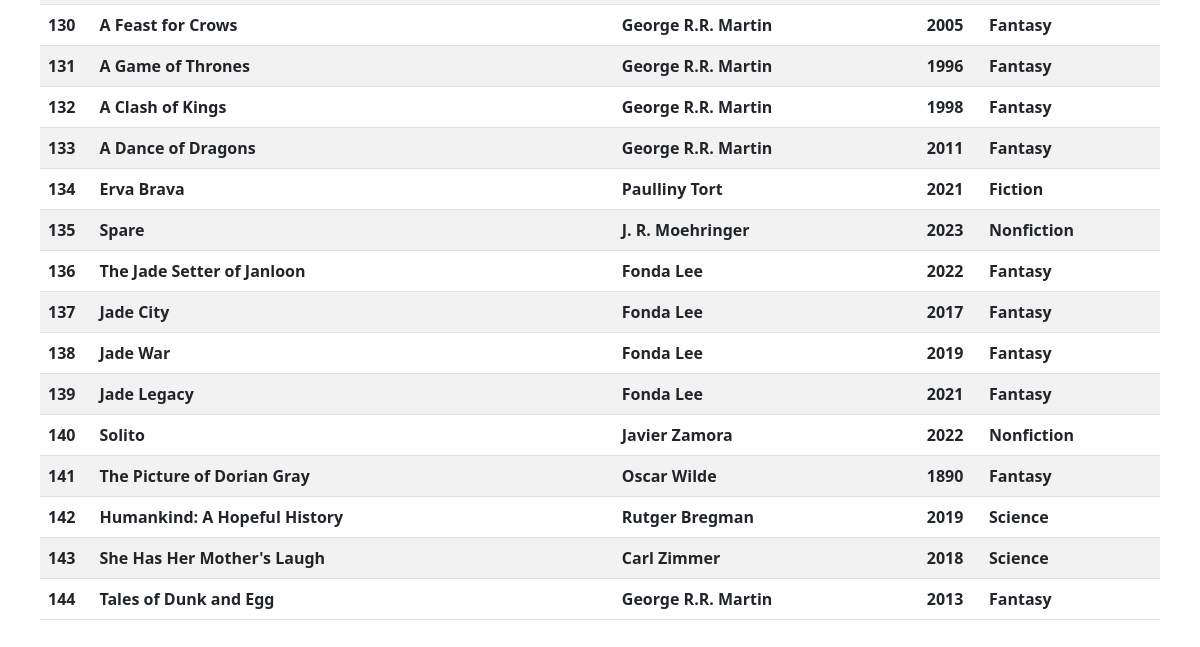
The page /add_book (lower part) on the database as committed earlier.
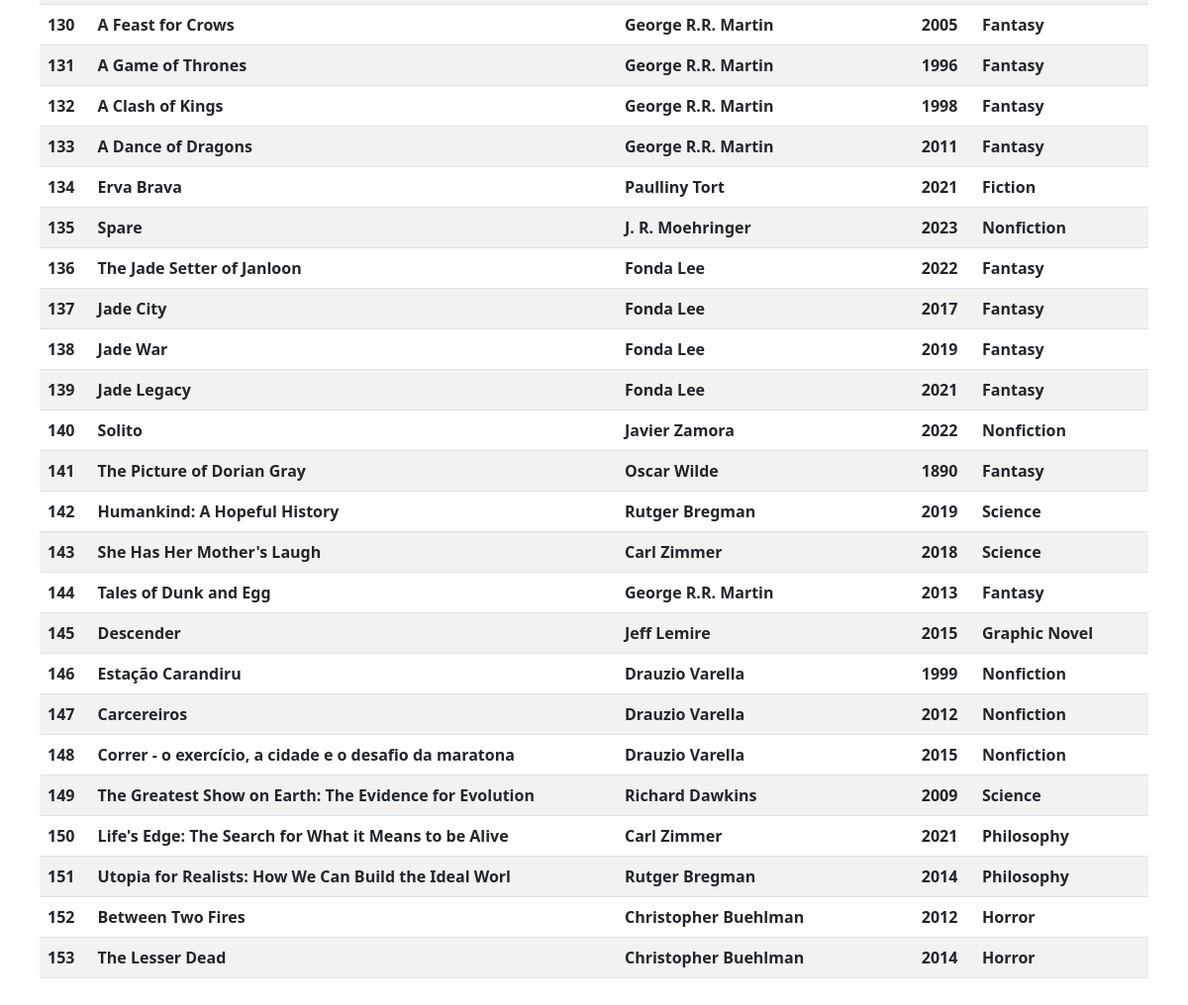
The same page on the database as committed later.
### tables this page shows
CREATE TABLE "books" (
"id" INTEGER PRIMARY KEY AUTOINCREMENT,
"titulo" TEXT NOT NULL,
"autor" TEXT,
"ano" INTEGER,
"genero" TEXT
);

### app.py (the view)
@app.route("/add_book",methods=['POST','GET'])
def add_book():
    if request.method=='POST':
        titulo=request.form['titulo']
        autor=request.form['autor']
        ano=request.form['ano']
        genero=request.form['genero']
        campos = ",".join(cols)
        qmarks = ",".join((['?'] * 4))
        execute_string = f"INSERT INTO books({campos}) values ({qmarks})"
        with sqlite3.connect(db_path) as connie:
            c = connie.cursor()
            c.execute(execute_string, (titulo, autor, ano, genero))
        message = "Livro adicionado com sucesso!"
        return redirect(url_for("home", message=message))
    else:
        all_data = query_all_data()
        return render_template("add_book.html",all_data=all_data)

### app.py (called while the page is built)
def query_all_data():
    with sqlite3.connect(db_path) as connie:
        c = connie.cursor()
        c.execute("""
SELECT * FROM books
""")
        all_data = c.fetchall()
    return(all_data)

### templates/add_book.html (shortened to what this page needs)
<!DOCTYPE html>
<html lang="en">
    <head>
        <link href="https://cdn.jsdelivr.net/npm/bootstrap@5.2.2/dist/css/bootstrap.min.css" rel="stylesheet">
    </head>
    <body style="margin:30px;padding:10px">
        <br>
        <br>
        <br>
        <table class="table table-striped">
            <tbody>
                {% for row in all_data %}
                <tr>
                {% for col in row %}
                <th scope="row">{{col}}</th>
                {% endfor %}
                </tr>
                {% endfor %}
            </tbody>
        </table>
    </body>
</html>

Rows that differ between the two databases and show on the page:
added books: row "145", titulo "Descender", autor "Jeff Lemire", ano "2015", genero "Graphic Novel"
added books: row "146", titulo "Estação Carandiru", autor "Drauzio Varella", ano "1999", genero "Nonfiction"
added books: row "147", titulo "Carcereiros", autor "Drauzio Varella", ano "2012", genero "Nonfiction"
added books: row "148", titulo "Correr - o exercício, a cidade e o desafio da maratona", autor "Drauzio Varella", ano "2015", genero "Nonfiction"
added books: row "149", titulo "The Greatest Show on Earth: The Evidence for Evolution", autor "Richard Dawkins", ano "2009", genero "Science"
added books: row "150", titulo "Life's Edge: The Search for What it Means to be Alive", autor "Carl Zimmer", ano "2021", genero "Philosophy"
added books: row "151", titulo "Utopia for Realists: How We Can Build the Ideal Worl", autor "Rutger Bregman", ano "2014", genero "Philosophy"
added books: row "152", titulo "Between Two Fires", autor "Christopher Buehlman", ano "2012", genero "Horror"
added books: row "153", titulo "The Lesser Dead", autor "Christopher Buehlman", ano "2014", genero "Horror"
